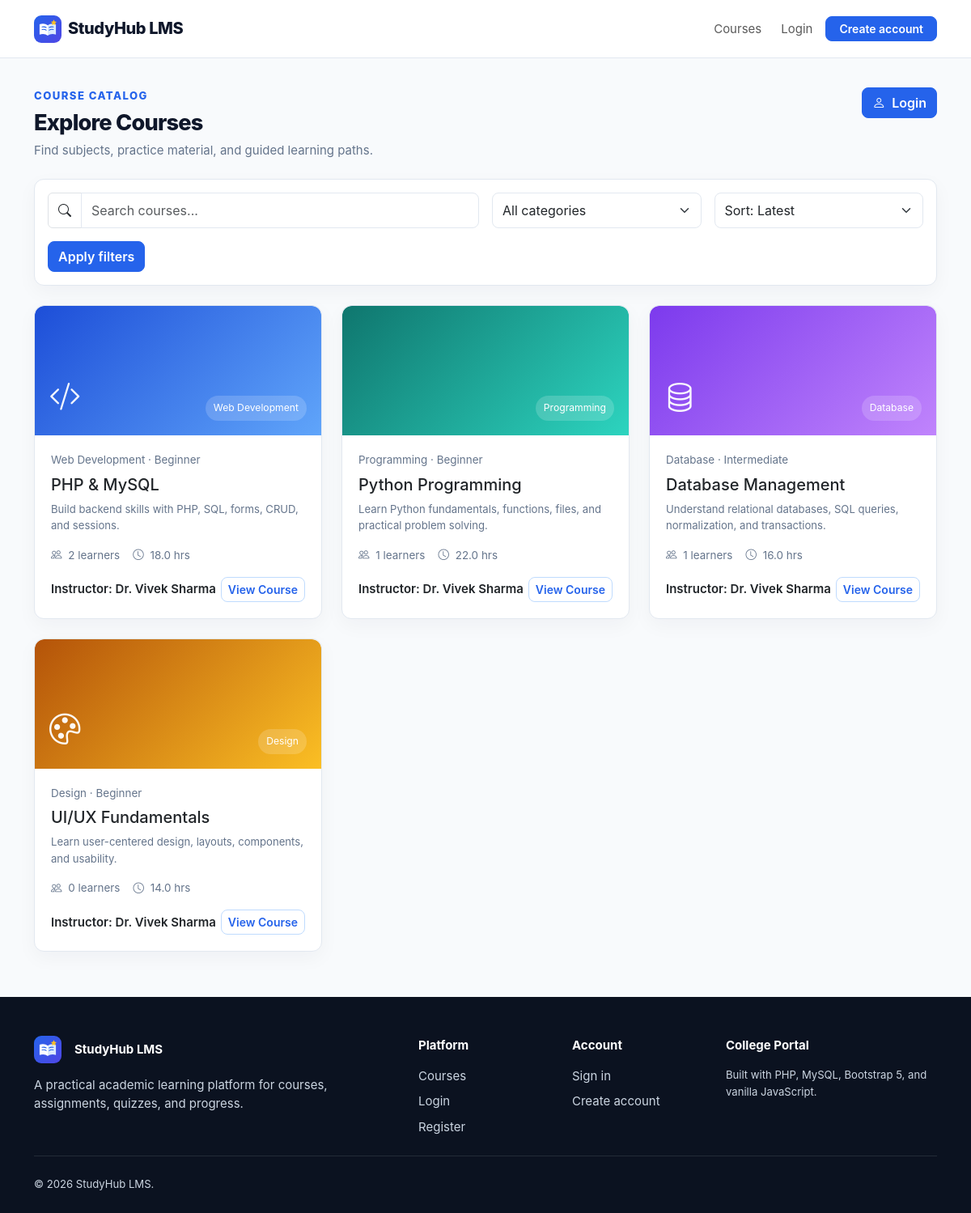
/courses.php, run on the app's committed database.
### tables this page shows
CREATE TABLE courses (
  id INT UNSIGNED AUTO_INCREMENT PRIMARY KEY,
    
  teacher_id INT UNSIGNED NOT NULL,
    
  category_id INT UNSIGNED NULL,
    
  title VARCHAR(180) NOT NULL,
    
  short_description VARCHAR(255) NULL,
    
  description TEXT NULL,
    
  thumbnail VARCHAR(255) NULL,
    
  level ENUM('Beginner',
    'Intermediate',
    'Advanced') DEFAULT 'Beginner',
    
  duration_hours DECIMAL(5,
    1) DEFAULT 0,
    
  status ENUM('draft',
    'published',
    'pending') DEFAULT 'draft',
    
  created_at TIMESTAMP DEFAULT CURRENT_TIMESTAMP,
    
  updated_at TIMESTAMP DEFAULT CURRENT_TIMESTAMP ON
UPDATE CURRENT_TIMESTAMP,
    
  CONSTRAINT fk_courses_teacher FOREIGN KEY (teacher_id) REFERENCES users(id) ON DELETE CASCADE,
    
  CONSTRAINT fk_courses_category FOREIGN KEY (category_id) REFERENCES categories(id) ON DELETE
SET NULL,
    
  INDEX idx_courses_status(status),
    INDEX idx_courses_teacher(teacher_id)
);

CREATE TABLE categories (
  id INT UNSIGNED AUTO_INCREMENT PRIMARY KEY,
    
  name VARCHAR(100) NOT NULL UNIQUE,
    
  created_at TIMESTAMP DEFAULT CURRENT_TIMESTAMP
);

CREATE TABLE users (
  id INT UNSIGNED AUTO_INCREMENT PRIMARY KEY,
    
  full_name VARCHAR(120) NOT NULL,
    
  email VARCHAR(190) NOT NULL UNIQUE,
    
  password_hash VARCHAR(255) NOT NULL,
    
  role ENUM('admin',
    'teacher',
    'student') NOT NULL DEFAULT 'student',
    
  status ENUM('active',
    'inactive',
    'pending') NOT NULL DEFAULT 'active',
    
  enrollment_no VARCHAR(50) NULL UNIQUE,
    
  department VARCHAR(120) NULL,
    
  semester TINYINT UNSIGNED NULL,
    
  phone VARCHAR(20) NULL,
    
  bio TEXT NULL,
    
  avatar VARCHAR(255) NULL,
    
  created_at TIMESTAMP DEFAULT CURRENT_TIMESTAMP,
    
  updated_at TIMESTAMP DEFAULT CURRENT_TIMESTAMP ON
UPDATE CURRENT_TIMESTAMP
);

### includes/auth.php (called while the page is built, shortened)
<?php
require_once __DIR__ . '/db.php';
function e(?string $value): string {
    return htmlspecialchars((string)$value, ENT_QUOTES, 'UTF-8');
}
function user(): ?array {
    global $pdo;
    if (empty($_SESSION['user_id'])) {
        return null;
    }
    $stmt = $pdo->prepare('SELECT * FROM users WHERE id = ? LIMIT 1');
    $stmt->execute([$_SESSION['user_id']]);
    $cached = $stmt->fetch() ?: null;
    return $cached;
}
function is_logged_in(): bool {
    return user() !== null;
}

### courses.php (the view, shortened to what this page needs)
<?php
require_once __DIR__.'/includes/auth.php';
require_once __DIR__.'/includes/ui.php';
$q=trim($_GET['q']??'');
$sort=$_GET['sort']??'latest';
$sql="SELECT c.*, u.full_name teacher, cat.name category, (SELECT COUNT(*) FROM enrollments e WHERE e.course_id=c.id) enrollments FROM courses c JOIN users u ON u.id=c.teacher_id LEFT JOIN categories cat ON cat.id=c.category_id WHERE c.status='published'";
$params=[];
$sql.=$sort==='popular'?' ORDER BY enrollments DESC, c.created_at DESC':' ORDER BY c.created_at DESC';
$st=$pdo->prepare($sql);
$st->execute($params);
$courses=$st->fetchAll();
include __DIR__.'/includes/header.php';
include __DIR__.'/includes/navbar.php';
?>
<section class="section-sm">
<div class="container">
<div class="page-header">
<div>
<div class="section-kicker mb-2">Course catalog</div>
<h1>Explore Courses</h1>
<p>Find subjects, practice material, and guided learning paths.</p>
</div>
<a href="<?=is_logged_in()?e(dashboard_path(user()['role'])):'auth/login.php'?>" class="btn btn-primary">
<i class="bi bi-person me-1">
</i><?=is_logged_in()?'My Dashboard':'Login'?></a>
</div>
<form class="card p-3 mb-4" method="get">
<div class="row g-3">
<div class="col-lg-6">
<div class="input-group">
<span class="input-group-text bg-white">
<i class="bi bi-search">
</i>
</span>
<input name="q" value="<?=e($q)?>" class="form-control" placeholder="Search courses...">
</div>
</div>
<div class="col-md-3">
<select name="category" class="form-select">
<option value="0">All categories</option>
?></select>
</div>
<div class="col-md-3">
<select name="sort" class="form-select">
<option value="latest" <?=$sort==='latest'?'selected':''?>>Sort: Latest</option>
</select>
</div>
</div>
<div class="mt-3">
<button class="btn btn-primary">Apply filters</button>
?></div>
</form>
<div class="row g-4">
<?php
foreach($courses as $i=>$course):?><div class="col-md-6 col-xl-4">
<div class="card course-card card-hover h-100 overflow-hidden"><?=courseThumb($course['category']??'Course',$i)?><div class="card-body d-flex flex-column">
<div class="course-meta mb-2"><?=e($course['category']??'General')?> · <?=e($course['level'])?></div>
<h5 class="card-title"><?=e($course['title'])?></h5>
<p class="text-muted small"><?=e($course['short_description'])?></p>
<div class="course-meta d-flex gap-3 mb-3">
<span>
<i class="bi bi-people me-1">
</i><?=e($course['enrollments'])?> learners</span>
<span>
<i class="bi bi-clock me-1">
</i><?=e((string)$course['duration_hours'])?> hrs</span>
</div>
<div class="mt-auto d-flex justify-content-between align-items-center">
<span class="fw-semibold">Instructor: <?=e($course['teacher'])?></span>
<a class="btn btn-sm btn-outline-primary" href="course-details.php?id=<?=$course['id']?>">View Course</a>
</div>
</div>
</div>
</div>
<?php
endforeach;
?></div>
?></div>
</section>
<?php
include __DIR__.'/includes/footer.php';
?>

### includes/ui.php (shortened to what this page needs)
<?php
function courseThumb(string $title, int $index = 0): string {
    $icons = ['code-slash','filetype-python','database','palette','diagram-3','cpu'];
    $classes = ['', 'alt-1', 'alt-2', 'alt-3', 'alt-4'];
    $i = $index % count($icons);
    $cls = $classes[$index % count($classes)];
    return '<div class="course-thumb '.$cls.'"><i class="bi bi-'.$icons[$i].' thumb-icon"></i><span class="thumb-label">'.e($title).'</span></div>';
}

### assets/css/style.css (style rules this page uses)
:root { --primary:#2563eb; --primary-dark:#1d4ed8; --success:#16a34a; --warning:#d97706; --danger:#dc2626; --bg:#f8fafc; --surface:#fff; --border:#e2e8f0; --text:#0f172a; --muted:#64748b; --sidebar:#0f172a; --sidebar-muted:#94a3b8; --radius:12px; }
* { box-sizing:border-box }
html,body { height:100% }
body { font-family:Inter,ui-sans-serif,system-ui,-apple-system,"Segoe UI",Roboto,Arial,sans-serif; background:var(--bg); color:var(--text); font-size:15px; line-height:1.55 }
a { text-decoration:none }
.text-muted { color:var(--muted)!important }
.card { border:1px solid var(--border); border-radius:var(--radius); box-shadow:0 8px 24px rgba(15,23,42,.04) }
.card-hover { transition:.2s ease }
.btn { border-radius:8px; font-weight:600 }
.btn-primary { background:var(--primary); border-color:var(--primary) }
.btn-outline-primary { color:var(--primary); border-color:#bfdbfe }
.form-control,.form-select { border-color:var(--border); border-radius:8px; min-height:44px }
.section-sm { padding:36px 0 }
.section-kicker { font-size:.82rem; text-transform:uppercase; letter-spacing:.11em; color:var(--primary); font-weight:800 }
.course-thumb { height:160px; border-radius:12px 12px 0 0; display:flex; align-items:end; padding:18px; color:#fff; background:linear-gradient(135deg,#1d4ed8,#60a5fa) }
.course-thumb.alt-1 { background:linear-gradient(135deg,#0f766e,#2dd4bf) }
.course-thumb.alt-2 { background:linear-gradient(135deg,#7c3aed,#c084fc) }
.course-thumb.alt-3 { background:linear-gradient(135deg,#b45309,#fbbf24) }
.course-thumb .thumb-icon { font-size:2.4rem; opacity:.95 }
.course-thumb .thumb-label { margin-left:auto; font-size:.76rem; background:rgba(255,255,255,.17); padding:6px 10px; border-radius:999px }
.course-card .card-body { padding:20px }
.course-meta { font-size:.84rem; color:var(--muted) }
.page-header { display:flex; justify-content:space-between; align-items:flex-start; gap:16px; margin-bottom:24px }
.page-header h1 { font-size:1.7rem; font-weight:800; letter-spacing:-.03em; margin:0 }
.page-header p { color:var(--muted); margin:5px 0 0 }

### data on the page
courses: category.name "Web Development", level "Beginner", title "PHP & MySQL", short_description "Build backend skills with PHP, SQL, forms, CRUD, and sessions.", enrollments "2", duration_hours "18.0", teacher.full_name "Dr. Vivek Sharma"
courses: category.name "Programming", level "Beginner", title "Python Programming", short_description "Learn Python fundamentals, functions, files, and practical problem solving.", enrollments "1", duration_hours "22.0", teacher.full_name "Dr. Vivek Sharma"
courses: category.name "Database", level "Intermediate", title "Database Management", short_description "Understand relational databases, SQL queries, normalization, and transactions.", enrollments "1", duration_hours "16.0", teacher.full_name "Dr. Vivek Sharma"
courses: category.name "Design", level "Beginner", title "UI/UX Fundamentals", short_description "Learn user-centered design, layouts, components, and usability.", enrollments "0", duration_hours "14.0", teacher.full_name "Dr. Vivek Sharma"
